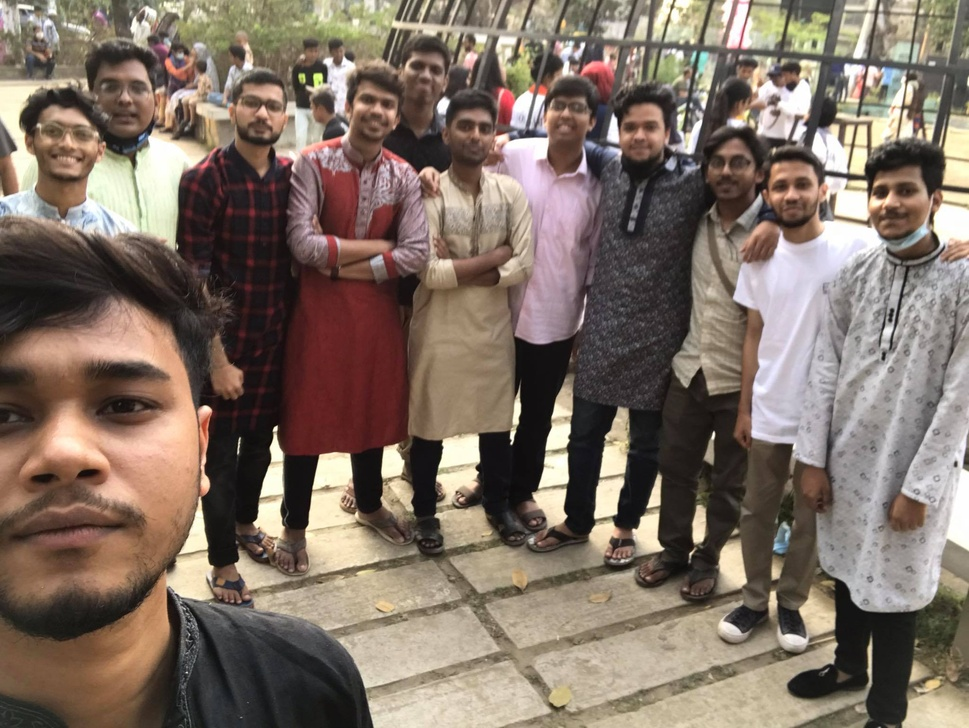
#> input picture 152691932_800681010566835_2611806158962932230_n.jpg, 969 x 728 px, shrunk from 2048 x 1538 before the run
$ python eyeandfaceDetect.py
#> lines starting #> are read from the running program, lines starting #| are printed output that depends on the picture; after the words box and inside, x2 and y2 are one past the last pixel; in counts of white or black regions, pixels touching at a corner belong together
import cv2 as cv

face_cascade = cv.CascadeClassifier("haarcascade_frontalface_default.xml")
eye_cascade = cv.CascadeClassifier("haarcascade_eye_tree_eyeglasses.xml")
img = cv.imread("152691932_800681010566835_2611806158962932230_n.jpg")
#> img is the input picture: shape (728, 969, 3); mean B, G, R 101.4, 112.9, 128

gray_img = cv.cvtColor(img, cv.COLOR_BGR2GRAY)
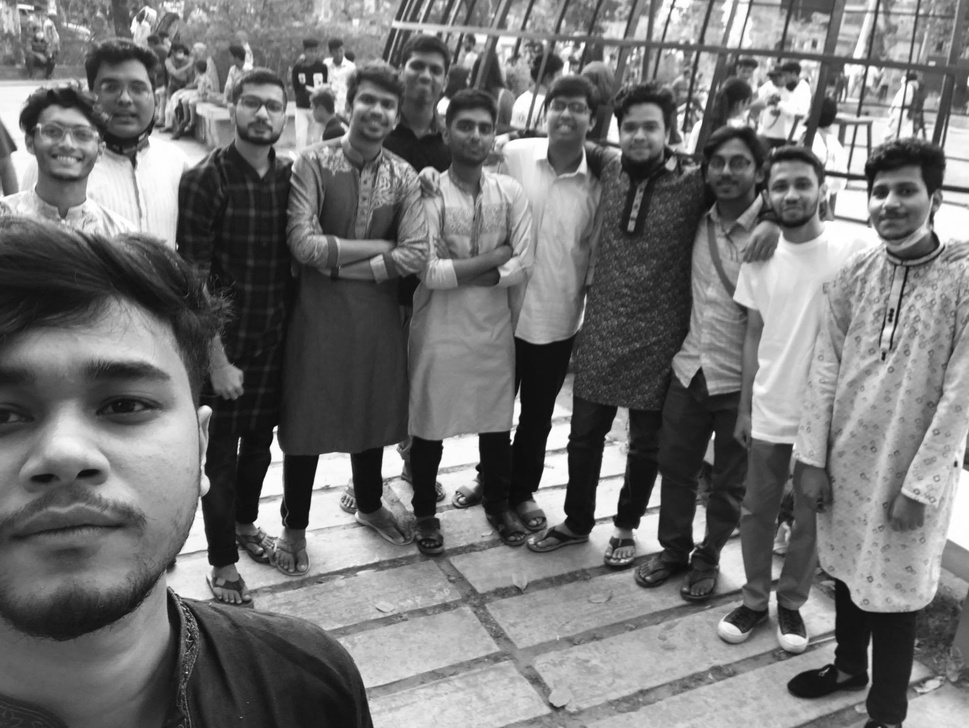
#> gray_img: shape (728, 969); min 6, max 255, mean 116.1

face_detect = face_cascade.detectMultiScale(gray_img, 1.1, 4)
#> face_detect = 14 rows, first 6: [525, 3, 37, 37], [516, 298, 33, 33], [542, 88, 50, 50], [399, 47, 54, 54], [346, 79, 59, 59], [230, 82, 62, 62]
eye_detect = eye_cascade.detectMultiScale(gray_img)
#> eye_detect = [[888, 179, 22, 22], [96, 73, 25, 25], [95, 375, 62, 62]]

for (x, y, w, h) in face_detect:
    cv.rectangle(img, (x, y), (x+w, y+h), (255, 0, 0,), thickness=5)
    for (a, b, k, m) in eye_detect:
        cv.rectangle(img, (a, b), (a + k, b + m), (0, 255, 0,), thickness=5)
#> this loop made 14 passes
#> (x, y, w, h) on passes 1 to 12: (525, 3, 37, 37), (516, 298, 33, 33), (542, 88, 50, 50), (399, 47, 54, 54), (346, 79, 59, 59), (230, 82, 62, 62), (446, 105, 58, 58), (612, 105, 58, 58), (698, 139, 62, 62), (761, 162, 63, 63), (89, 60, 71, 71), (29, 105, 72, 72)
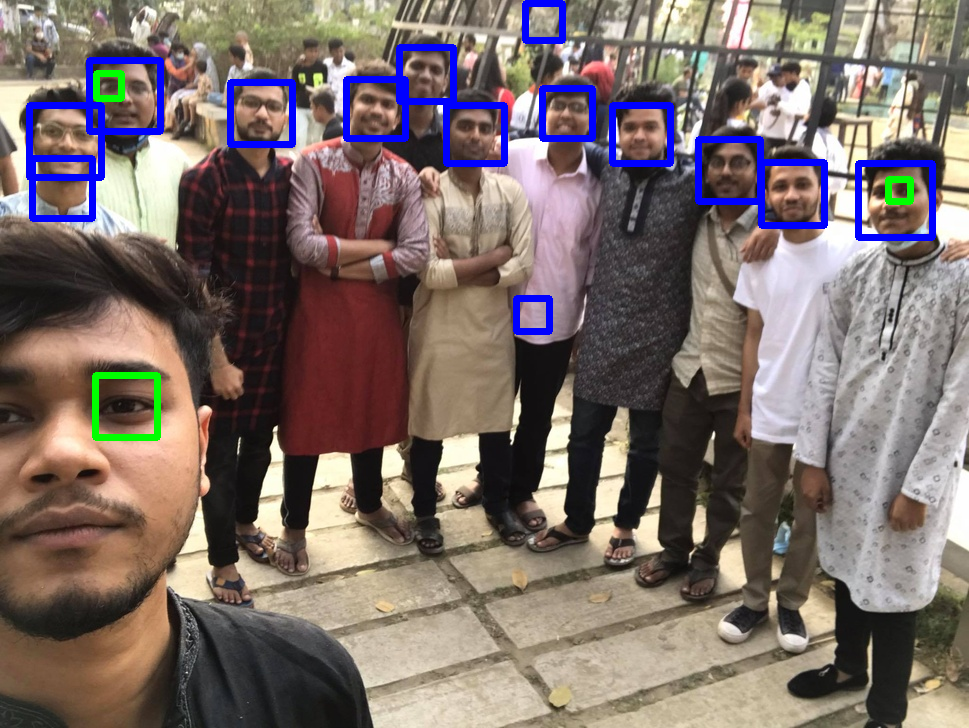
#> img: shape (728, 969, 3); 3.52% of pixels changed, all inside (x1, y1, x2, y2) = (26, 0, 936, 441)


cv.imshow("Image", img)

cv.waitKey(0)
